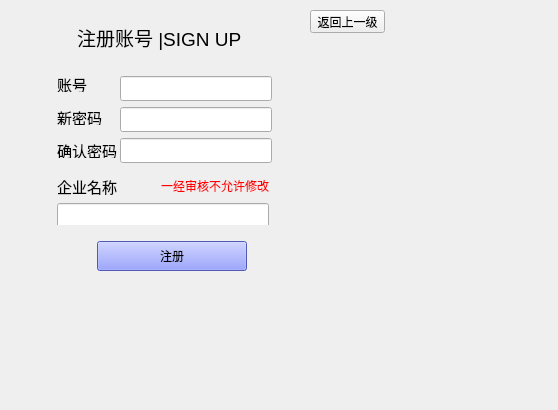
<?xml version="1.0" encoding="UTF-8"?>
<ui version="4.0">
 <class>login</class>
 <widget class="QWidget" name="login">
  <property name="geometry">
   <rect>
    <x>0</x>
    <y>0</y>
    <width>558</width>
    <height>410</height>
   </rect>
  </property>
  <property name="minimumSize">
   <size>
    <width>300</width>
    <height>250</height>
   </size>
  </property>
  <property name="windowTitle">
   <string>注册</string>
  </property>
  <widget class="QWidget" name="layoutWidget">
   <property name="geometry">
    <rect>
     <x>120</x>
     <y>76</y>
     <width>152</width>
     <height>89</height>
    </rect>
   </property>
   <layout class="QVBoxLayout" name="verticalLayout_2">
    <item>
     <widget class="QLineEdit" name="userLineEdit">
      <property name="minimumSize">
       <size>
        <width>150</width>
        <height>25</height>
       </size>
      </property>
     </widget>
    </item>
    <item>
     <widget class="QLineEdit" name="pwdLineEdit">
      <property name="minimumSize">
       <size>
        <width>150</width>
        <height>25</height>
       </size>
      </property>
     </widget>
    </item>
    <item>
     <widget class="QLineEdit" name="lineEdit_3">
      <property name="minimumSize">
       <size>
        <width>150</width>
        <height>25</height>
       </size>
      </property>
     </widget>
    </item>
   </layout>
  </widget>
  <widget class="QWidget" name="layoutWidget">
   <property name="geometry">
    <rect>
     <x>50</x>
     <y>240</y>
     <width>244</width>
     <height>32</height>
    </rect>
   </property>
   <layout class="QHBoxLayout" name="horizontalLayout_10">
    <item>
     <spacer name="horizontalSpacer_4">
      <property name="orientation">
       <enum>Qt::Horizontal</enum>
      </property>
      <property name="sizeHint" stdset="0">
       <size>
        <width>40</width>
        <height>20</height>
       </size>
      </property>
     </spacer>
    </item>
    <item>
     <widget class="QPushButton" name="registerPushButton">
      <property name="minimumSize">
       <size>
        <width>150</width>
        <height>30</height>
       </size>
      </property>
      <property name="styleSheet">
       <string notr="true">background-color: rgb(114, 128, 255);</string>
      </property>
      <property name="text">
       <string>注册</string>
      </property>
     </widget>
    </item>
    <item>
     <spacer name="horizontalSpacer_5">
      <property name="orientation">
       <enum>Qt::Horizontal</enum>
      </property>
      <property name="sizeHint" stdset="0">
       <size>
        <width>40</width>
        <height>20</height>
       </size>
      </property>
     </spacer>
    </item>
   </layout>
  </widget>
  <widget class="QLabel" name="label_4">
   <property name="geometry">
    <rect>
     <x>57</x>
     <y>142</y>
     <width>60</width>
     <height>16</height>
    </rect>
   </property>
   <property name="font">
    <font>
     <pointsize>11</pointsize>
    </font>
   </property>
   <property name="text">
    <string>确认密码</string>
   </property>
  </widget>
  <widget class="QLabel" name="label_3">
   <property name="geometry">
    <rect>
     <x>57</x>
     <y>109</y>
     <width>45</width>
     <height>16</height>
    </rect>
   </property>
   <property name="font">
    <font>
     <pointsize>11</pointsize>
    </font>
   </property>
   <property name="text">
    <string>新密码</string>
   </property>
  </widget>
  <widget class="QLabel" name="label_2">
   <property name="geometry">
    <rect>
     <x>57</x>
     <y>76</y>
     <width>30</width>
     <height>16</height>
    </rect>
   </property>
   <property name="font">
    <font>
     <pointsize>11</pointsize>
    </font>
   </property>
   <property name="text">
    <string>账号</string>
   </property>
  </widget>
  <widget class="QWidget" name="layoutWidget">
   <property name="geometry">
    <rect>
     <x>57</x>
     <y>175</y>
     <width>212</width>
     <height>50</height>
    </rect>
   </property>
   <layout class="QVBoxLayout" name="verticalLayout">
    <item>
     <layout class="QHBoxLayout" name="horizontalLayout">
      <item>
       <widget class="QLabel" name="label_5">
        <property name="font">
         <font>
          <pointsize>11</pointsize>
         </font>
        </property>
        <property name="text">
         <string>企业名称</string>
        </property>
       </widget>
      </item>
      <item>
       <widget class="QLabel" name="label_6">
        <property name="styleSheet">
         <string notr="true">color: rgb(255, 0, 0);</string>
        </property>
        <property name="text">
         <string>一经审核不允许修改</string>
        </property>
       </widget>
      </item>
     </layout>
    </item>
    <item>
     <widget class="QLineEdit" name="lineEdit_5">
      <property name="minimumSize">
       <size>
        <width>210</width>
        <height>25</height>
       </size>
      </property>
     </widget>
    </item>
   </layout>
  </widget>
  <widget class="QPushButton" name="pushButton_2">
   <property name="geometry">
    <rect>
     <x>310</x>
     <y>10</y>
     <width>75</width>
     <height>23</height>
    </rect>
   </property>
   <property name="text">
    <string>返回上一级</string>
   </property>
  </widget>
  <widget class="QWidget" name="layoutWidget">
   <property name="geometry">
    <rect>
     <x>21</x>
     <y>11</y>
     <width>270</width>
     <height>52</height>
    </rect>
   </property>
   <layout class="QHBoxLayout" name="horizontalLayout_2">
    <item>
     <widget class="QLabel" name="label_7">
      <property name="minimumSize">
       <size>
        <width>50</width>
        <height>50</height>
       </size>
      </property>
      <property name="styleSheet">
       <string notr="true">image: url(:/picture/aa.jpg);
</string>
      </property>
      <property name="text">
       <string/>
      </property>
     </widget>
    </item>
    <item>
     <widget class="QLabel" name="label">
      <property name="font">
       <font>
        <pointsize>14</pointsize>
       </font>
      </property>
      <property name="text">
       <string>注册账号 |SIGN UP</string>
      </property>
     </widget>
    </item>
    <item>
     <spacer name="horizontalSpacer_2">
      <property name="orientation">
       <enum>Qt::Horizontal</enum>
      </property>
      <property name="sizeHint" stdset="0">
       <size>
        <width>40</width>
        <height>20</height>
       </size>
      </property>
     </spacer>
    </item>
   </layout>
  </widget>
 </widget>
 <resources/>
 <connections/>
</ui>
